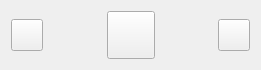
   <widget class="QWidget" name="layoutWidget">
    <property name="geometry">
     <rect>
      <x>520</x>
      <y>670</y>
      <width>261</width>
      <height>51</height>
     </rect>
    </property>
    <layout class="QHBoxLayout" name="horizontalLayout">
     <item>
      <widget class="QPushButton" name="pushButton_4">
       <property name="minimumSize">
        <size>
         <width>32</width>
         <height>32</height>
        </size>
       </property>
       <property name="maximumSize">
        <size>
         <width>32</width>
         <height>32</height>
        </size>
       </property>
       <property name="cursor">
        <cursorShape>PointingHandCursor</cursorShape>
       </property>
       <property name="text">
        <string/>
       </property>
      </widget>
     </item>
     <item>
      <spacer name="horizontalSpacer_5">
       <property name="orientation">
        <enum>Qt::Horizontal</enum>
       </property>
       <property name="sizeHint" stdset="0">
        <size>
         <width>40</width>
         <height>20</height>
        </size>
       </property>
      </spacer>
     </item>
     <item>
      <widget class="QPushButton" name="pushButton_3">
       <property name="minimumSize">
        <size>
         <width>48</width>
         <height>48</height>
        </size>
       </property>
       <property name="maximumSize">
        <size>
         <width>48</width>
         <height>48</height>
        </size>
       </property>
       <property name="cursor">
        <cursorShape>PointingHandCursor</cursorShape>
       </property>
       <property name="text">
        <string/>
       </property>
      </widget>
     </item>
     <item>
      <spacer name="horizontalSpacer_6">
       <property name="orientation">
        <enum>Qt::Horizontal</enum>
       </property>
       <property name="sizeHint" stdset="0">
        <size>
         <width>40</width>
         <height>20</height>
        </size>
       </property>
      </spacer>
     </item>
     <item>
      <widget class="QPushButton" name="pushButton_5">
       <property name="minimumSize">
        <size>
         <width>32</width>
         <height>32</height>
        </size>
       </property>
       <property name="maximumSize">
        <size>
         <width>32</width>
         <height>32</height>
        </size>
       </property>
       <property name="cursor">
        <cursorShape>PointingHandCursor</cursorShape>
       </property>
       <property name="text">
        <string/>
       </property>
      </widget>
     </item>
    </layout>
   </widget>
